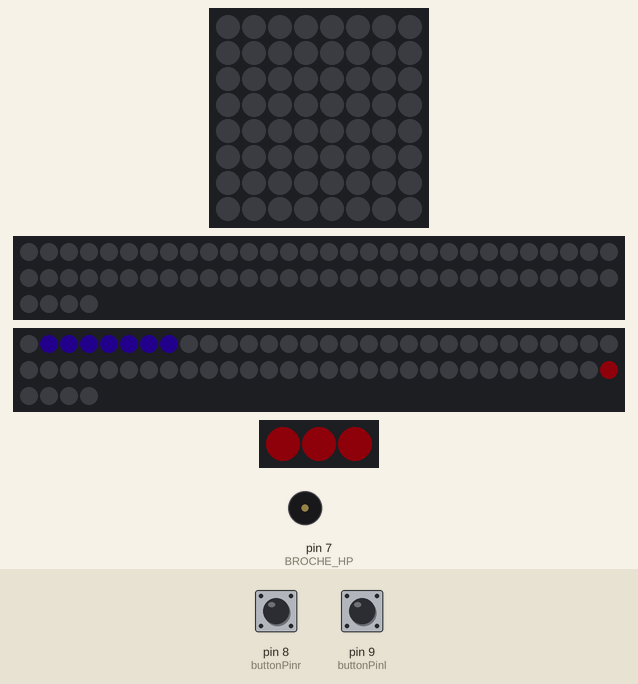
The sketch below on a simulated Arduino Uno, built with avr-gcc and run on an emulated ATmega328P. On the bench: 8×8 RGB LED matrix (first LED top left, wired row by row), 2 × 64 RGB LEDs in strip order, left to right, continuing on the next row, 3 RGB LEDs in strip order, left to right, buzzer (waves = sounding). The inputs (shaded band) are chosen by the test bench; at power-on: pin 8 (buttonPinr) LOW, pin 9 (buttonPinl) LOW. Dim RGB values are drawn brighter than linear; random numbers use the default seed unless the sketch sets one.

Above: at 1.2 s.
1.3 s: pin 8 (buttonPinr) pulled HIGH for 0.15 s
At 2.4 s:
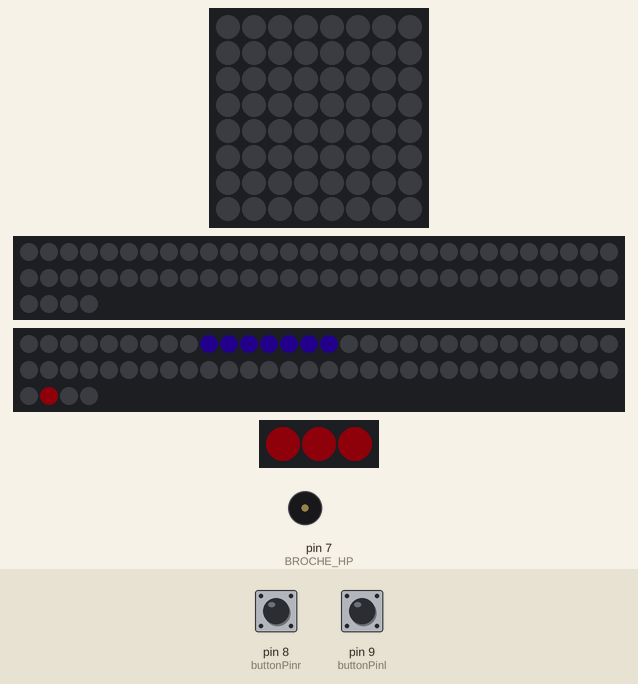
4.4 s: pin 9 (buttonPinl) pulled HIGH for 0.15 s
At 4.7 s:
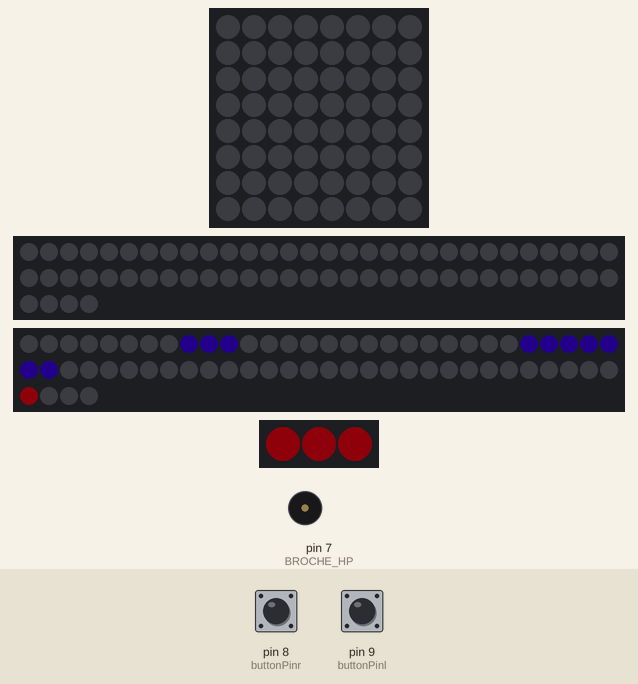
5.1 s: pin 8 (buttonPinr) pulled HIGH for 1 s
At 8.6 s:
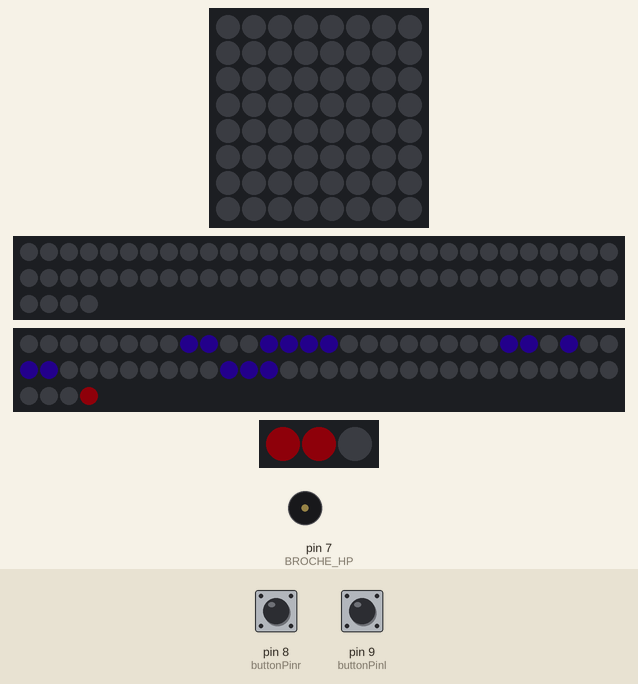
9.1 s: pin 9 (buttonPinl) pulled HIGH for 1 s
At 13.0 s:
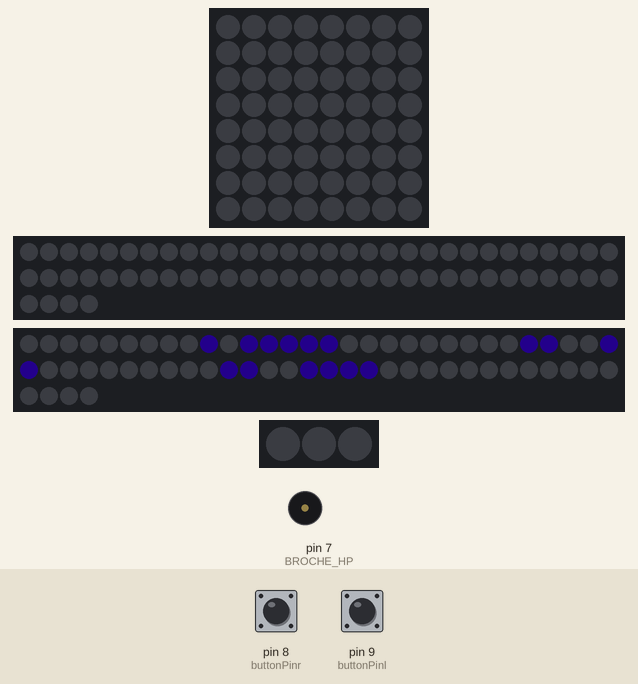
Timing chart, 0 to 14.1 s (numbered marks = the images above; inputs shaded):
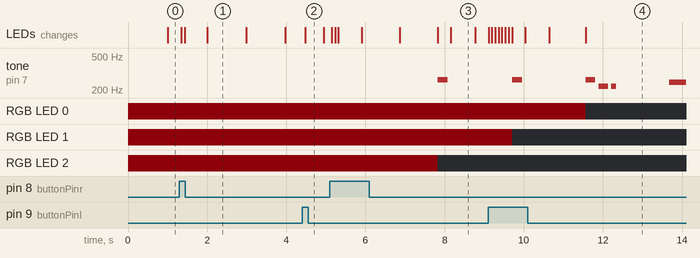

The sketch:

animation_anim.ino
```cpp
// inclure la bibliothèque fast-led
#include <FastLED.h>
#include <Adafruit_NeoPixel.h>
#include <Adafruit_GFX.h>
#include <Adafruit_NeoMatrix.h>
#ifdef __AVR__
#include <avr/power.h>
#endif
#include "notes.h"

#ifndef PSTR
 #define PSTR // Make Arduino Due happy
#endif


#define NUM_LEDS 64 // définir le nombre de leds pour la matrice 8x8
#define NUM_LEDS2 3 // définir le nombre de leds pour le ruban de led

#define BROCHE_HP 7 // définir la pin où est branchée le buzer piezo

#define PIN            2 // définir la pin où est branchée la matrice 8x8
#define NUMPIXELS      64 // définir le nombre de leds pour NeoPixels

//definition de la matrice 8x8 avec la bibliothèque NeoMatrix et GFX
Adafruit_NeoMatrix matrix = Adafruit_NeoMatrix(8, 8, PIN,
  NEO_MATRIX_TOP     + NEO_MATRIX_LEFT +
  NEO_MATRIX_ROWS + NEO_MATRIX_PROGRESSIVE,
  NEO_GRB            + NEO_KHZ800);

//initialisation de la matrice 8x8 avec la bibliothèque NeoPixel
Adafruit_NeoPixel pixels = Adafruit_NeoPixel(NUMPIXELS, PIN, NEO_GRB + NEO_KHZ800);

//initialisation du ruban de led
const uint16_t colors[] = {
  matrix.Color(255, 0, 0), matrix.Color(0, 255, 0), matrix.Color(0, 0, 255) };

//définition du nombre de notes pour les fonctions jouerMelodie et jouerMelodie2
int nombre_notes = 1;
int nombre_notes2 = 8;

//définition du blink sans delay
unsigned long previousMillis = 0;        // will store last time LED was updated
int interval = 1000;           // interval at which to blink (milliseconds)

// définition de la durée des notes jouées
int duree_note[] = {
  4
};
int duree_not2e[] = {
  4, 20, 8, 4, 4, 4, 4, 4
};

// définition des notes jouées
int melodie[] = {
  NOTE_DO4
};
int melodie2[] = {
   NOTE_LA3, NOTE_SOL3, NOTE_LA3, 0, NOTE_SI3, NOTE_DO4
};

// définir la pin où est son branchés les boutons
const int buttonPinr = 8;
const int buttonPinl = 9;

int buttonStater = 0;
int buttonStatel = 0;

CRGBArray<NUM_LEDS> leds; // définir un tableau de données chaque entrée du tableau représentera une led.
CRGBArray<NUM_LEDS2> leds2; // définir un tableau de données chaque entrée du tableau représentera une led.

// définition de chaque ligne de la matrice 8x8, 0 = led éteinte et 1 = led allumée
int z[] = {0, 0, 0, 0, 0, 0, 0, 0};
int a[] = {0, 1, 1, 1, 1, 1, 1, 1};
int b[] = {0, 0, 0, 0, 0, 0, 0 , 0};
int c[] = {0, 0, 0, 0, 0, 0, 0 , 0};
int d[] = {0, 0, 0, 0, 0, 0, 0 , 0};
int e[] = {0, 0, 0, 0, 0, 0, 0 , 0};
int f[] = {0, 0, 0, 0, 0, 0, 0 , 0};
int g[] = {0, 0, 0, 0, 0, 0, 0 , 0};
int h[] = {0, 0, 0, 0, 0, 0, 0 , 0};
int j[] = {0, 0, 0, 0, 0, 0, 0 , 0};


int index = 0;
int u = 59; //position de la led du joueur
bool gameover = false;
int lives = 3; //initialisation du nombre de vies du joueur
int compteur = 0; // valeur pour donner la vitesse du joueur


void setup() {
  Serial.begin(9600);
  // on initialise la matrice 8x8 sur la pin 2 et le ruban de led sur la pin 5
  FastLED.addLeds<NEOPIXEL, 2>(leds, NUM_LEDS);
  FastLED.addLeds<NEOPIXEL, 5>(leds2, NUM_LEDS2);

  matrix.begin(); // initiatialisation de la bibliothèque NeoMatrix
  matrix.setTextWrap(false);
  matrix.setBrightness(40); //définition de la luminosité de la matrice 8x8
  matrix.setTextColor(colors[0]);

  pinMode(buttonPinr, INPUT);
  pinMode(buttonPinl, INPUT);

  pixels.begin(); // initiatialisation de la bibliothèque NeoPixel
  pixels.setBrightness(25);

// initialisation des vies sur le ruban de led
  for (int i = 0; i < 3; i++) {
    leds2[i] = CHSV(250, 240, 60);
  }
  pinMode(BROCHE_HP,     OUTPUT);
}

int x = matrix.width();
int pass = 0;

void loop() {

//on débute par une condition, si lives est supérieur à 0 alors
//on continu la loop
  if (lives > 0) {
    compteur++;
    // on lit la valeur des boutons
    buttonStater = digitalRead(buttonPinr);
    buttonStatel = digitalRead(buttonPinl);

// si le bouton de droite est appuyé on incrémente 1 à u ce qui
// bouge la led à droite
    if (buttonStater == HIGH) {
      if (compteur % 27 == 0) u++;
    }

// si le bouton de droite est appuyé on enlève 1 à u ce qui
// bouge la led à gauche
    if (buttonStatel == HIGH) {
      if (compteur % 27 == 0) u--;
    }
// on bloque la valeur de u entre 56 et 63 pour que le joueur reste sur la dernière ligne de la matrice
    if (u < 56) u = 56;
    if (u > 63) u = 63;
// on éteind toutes les leds sur la dernière ligne
    for (int i = 56 ; i < 64 ; i++) {
      leds[i] = CHSV(0, 0, 0);
    }
    leds[u] = CHSV(250, 240, 60); // on défini la couleur de la led du joueur


    unsigned long currentMillis = millis();

// blink() : boucle dans la loop selon le temps passé dans la loop pour éviter d'utiliser delay
    if (currentMillis - previousMillis >= interval) {
      previousMillis = currentMillis;
      if (interval > 300) interval = interval - 7; //accélération de la vitesse de descente des astéroïdes


      index += 1;

/// on défini la couleur de chaque led sur chaque ligne de la matrice 8x8
      for (int i = 0; i < 8; i++) {
        leds[i + (0 * 8)] = CHSV(180, 240, 60 * a[i]);
      }
      for (int i = 0; i < 8; i++) {
        leds[i + (1 * 8)] = CHSV(180, 240, 60 * b[i]);
      }
      for (int i = 0; i < 8; i++) {
        leds[i + (2 * 8)] = CHSV(180, 240, 60 * c[i]);
      }
      for (int i = 0; i < 8; i++) {
        leds[i + (3 * 8)] = CHSV(180, 240, 60 * d[i]);
      }
      for (int i = 0; i < 8; i++) {
        leds[i + (4 * 8)] = CHSV(180, 240, 60 * e[i]);
      }
      for (int i = 0; i < 8; i++) {
        leds[i + (5 * 8)] = CHSV(180, 240, 60 * f[i]);
      }
      for (int i = 0; i < 8; i++) {
        leds[i + (6 * 8)] = CHSV(180, 240, 60 * g[i]);
      }
      for (int i = 0; i < 8; i++) {
        leds[i + (7 * 8)] = CHSV(180, 240, 60 * h[i]);
      }
      for (int i = 0; i < 8; i++) {
        leds[i + (7 * 8)] = CHSV(180, 240, 60 * j[i]);
      }

 // on descend toutes les lignes d'un rang
      memcpy(j , h , 16);
      memcpy(h , g , 16);
      memcpy(g , f, 16);
      memcpy(f , e, 16);
      memcpy(e , d, 16);
      memcpy(d , c, 16);
      memcpy(c , b, 16);
      memcpy( b , a, 16);

// condition de collision entre le joueur et chaque led de la dernière ligne
      if (j[u % 8] == 1) {
        lives--;
        if (lives == 3) {
        }
        else if (lives == 2) { //si 2 vies alors on éteint la 3ème led
          leds2[2] = CHSV(0, 0, 0);
        }
        else if (lives == 1) { //si 1 vies alors on éteint la 2ème led
          leds2[1] = CHSV(0, 0, 0);
        }
        else if (lives == 0) { //si 0 vies alors on éteint la 1ère led
          leds2[0] = CHSV(0, 0, 0);
        }
        FastLED.show(); // on actualise le ruban de led pour afficher les vies
        jouerMelodie(); // joue une note pour indiquer la collision


      }
      int zed[8];
/// permet d'afficher un mur de leds, une ligne sur deux
      if (index % 2 == 0) {
        for (int i = 0 ; i < 8 ; i++) {
          zed[i] = random(0, 2);
          //Serial.print(zed[i]);
        }

      }
      else {
        for (int i = 0 ; i < 8 ; i++) {
          zed[i] = 0;
        }
      }
      memcpy(a , zed, 16);
    }


     FastLED.show(); // on actualise le ruban de led

// si on perd toutes les vies on lance la melodie2
    if (lives == 0) {
      jouerMelodie2();
    }
// on lance l'animation du game over
  } else {
  matrix.fillScreen(0);
  matrix.setCursor(x, 0);
  matrix.print(F("GAME OVER"));
  if(--x < -84) {
    x = matrix.width();
    if(++pass >= 3) pass = 0;
    }
    matrix.show();
  delay(100);
  }
}

//fonction pour jouer des notes sur le buzer piezo
  void jouerMelodie2() {

  for (int note_a_jouer = 0; note_a_jouer < nombre_notes2; note_a_jouer++) {

    int duree_note_a_jouer2 = 1000 / duree_note[note_a_jouer];
    tone(BROCHE_HP, melodie2[note_a_jouer], duree_note_a_jouer2);

    int pause_entre_notes = duree_note_a_jouer2 * 1.30;
    delay(pause_entre_notes);

    noTone(BROCHE_HP);
  }
}


//fonction pour jouer des notes sur le buzer piezo
void jouerMelodie() {

  for (int note_a_jouer = 0; note_a_jouer < nombre_notes; note_a_jouer++) {

    int duree_note_a_jouer = 1000 / duree_note[note_a_jouer];
    tone(BROCHE_HP, melodie[note_a_jouer], duree_note_a_jouer);

    int pause_entre_notes = duree_note_a_jouer * 1.30;
    delay(pause_entre_notes);

    noTone(BROCHE_HP);
  }
}
```

notes.h
```cpp
#define NOTE_DO1   33
#define NOTE_DOD1  35
#define NOTE_RE1   37
#define NOTE_RED1  39
#define NOTE_MI1   41
#define NOTE_FA1   44
#define NOTE_FAD1  46
#define NOTE_SOL1  49
#define NOTE_SOLD1 52
#define NOTE_LA1   55
#define NOTE_LAD1  58
#define NOTE_SI1   62
#define NOTE_DO2   65
#define NOTE_DOD2  69
#define NOTE_RE2   73
#define NOTE_RED2  78
#define NOTE_MI2   82
#define NOTE_FA2   87
#define NOTE_FAD2  93
#define NOTE_SOL2  98
#define NOTE_SOLD2 104
#define NOTE_LA2   110
#define NOTE_LAD2  117
#define NOTE_SI2   123
#define NOTE_DO3   131
#define NOTE_DOD3  139
#define NOTE_RE3   147
#define NOTE_RED3  156
#define NOTE_MI3   165
#define NOTE_FA3   175
#define NOTE_FAD3  185
#define NOTE_SOL3  196
#define NOTE_SOLD3 208
#define NOTE_LA3   220
#define NOTE_LAD3  233
#define NOTE_SI3   247
#define NOTE_DO4   262
#define NOTE_DOD4  277
#define NOTE_RE4   294
#define NOTE_RED4  311
#define NOTE_MI4   330
#define NOTE_FA4   349
#define NOTE_FAD4  370
#define NOTE_SOL4  392
#define NOTE_SOLD4 415
#define NOTE_LA4   440
#define NOTE_LAD4  466
#define NOTE_SI4   494
#define NOTE_DO5   523
#define NOTE_DOD5  554
#define NOTE_RE5   587
#define NOTE_RED5  622
#define NOTE_MI5   659
#define NOTE_FA5   698
#define NOTE_FAD5  740
#define NOTE_SOL5  784
#define NOTE_SOLD5 831
#define NOTE_LA5   880
#define NOTE_LAD5  932
#define NOTE_SI5   988
#define NOTE_DO6   1047
#define NOTE_DOD6  1109
#define NOTE_RE6   1175
#define NOTE_RED6  1245
#define NOTE_MI6   1319
#define NOTE_FA6   1397
#define NOTE_FAD6  1480
#define NOTE_SOL6  1568
#define NOTE_SOLD6 1661
#define NOTE_LA6   1760
#define NOTE_LAD6  1865
#define NOTE_SI6   1976
#define NOTE_DO7   2093
#define NOTE_DOD7  2217
#define NOTE_RE7   2349
#define NOTE_RED7  2489
#define NOTE_MI7   2637
#define NOTE_FA7   2794
#define NOTE_FAD7  2960
#define NOTE_SOL7  3136
#define NOTE_SOLD7 3322
#define NOTE_LA7   3520
#define NOTE_LAD7  3729
#define NOTE_SI7   3951
#define NOTE_DO8   4186
#define NOTE_DOD8  4435
#define NOTE_RE8   4699
#define NOTE_RED8  4978
```

Measured:
- by itself, tone on pin 7 (BROCHE_HP): plays 262 Hz for 0.25 s, 262 Hz for 0.25 s, 220 Hz for 0.25 s, 220 Hz for 0.13 s, 247 Hz for 0.42 s
- what the display in image 1 shows lasts 1.0 s, from 2.0 s to 3.0 s
- what the display in image 3 shows lasts 0.6 s, from 8.2 s to 8.8 s
